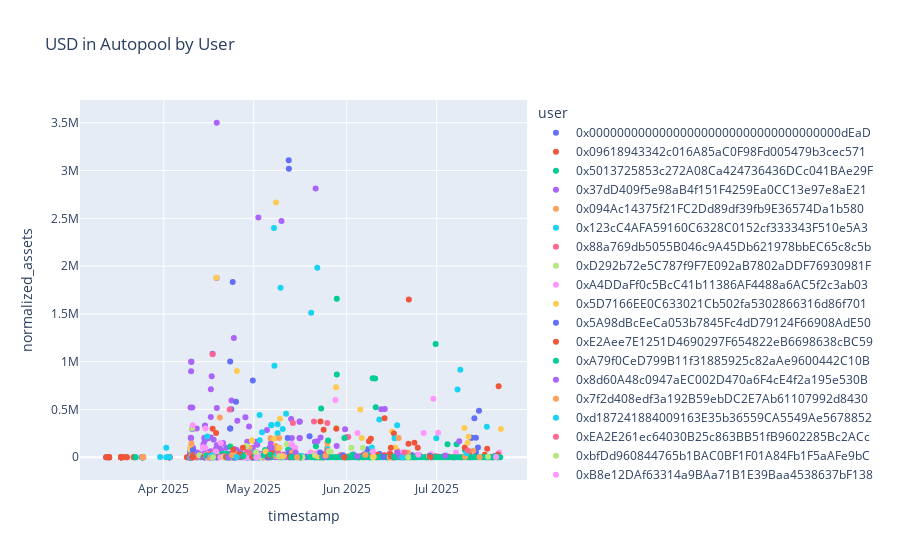

The cell this chart's notebook holds for it:
### Code cell
full_deposits_df = pd.merge(autoUSD_deposits, mints, how='left', left_on='hash', right_on='hash')
# full_deposits_df['usd_change_in_autopool'] = full_deposits_df['normalized_assets']
full_withdraws_df = pd.merge(autoUSD_withdraws, burns, how='left', left_on='hash', right_on='hash')
# full_withdraws_df['usd_change_in_autopool'] = - full_withdraws_df['normalized_assets']

full_withdraws_df['user'] = full_withdraws_df['from']
full_deposits_df['user'] = full_deposits_df['to']
local_df = pd.concat([full_deposits_df, full_withdraws_df], ignore_index=True)


px.scatter(local_df, x='timestamp', y='normalized_assets', color='user', title='USD in Autopool by User')
